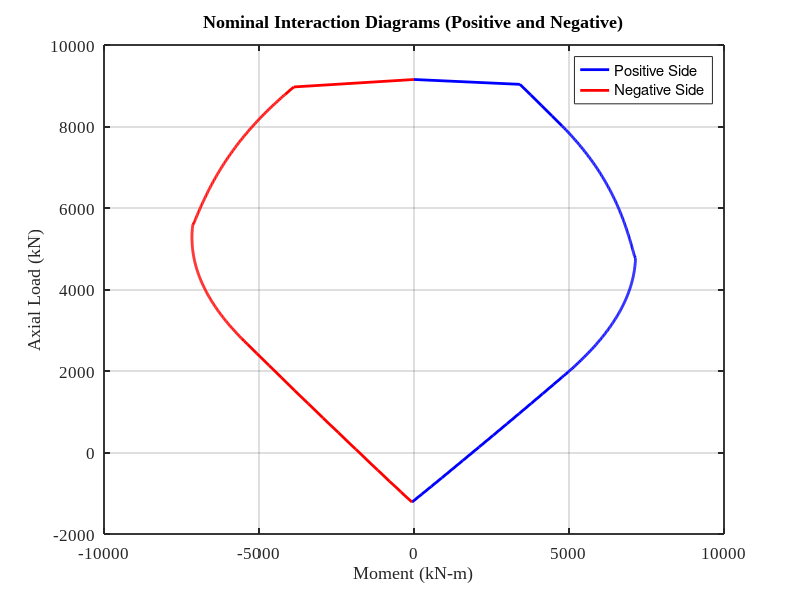
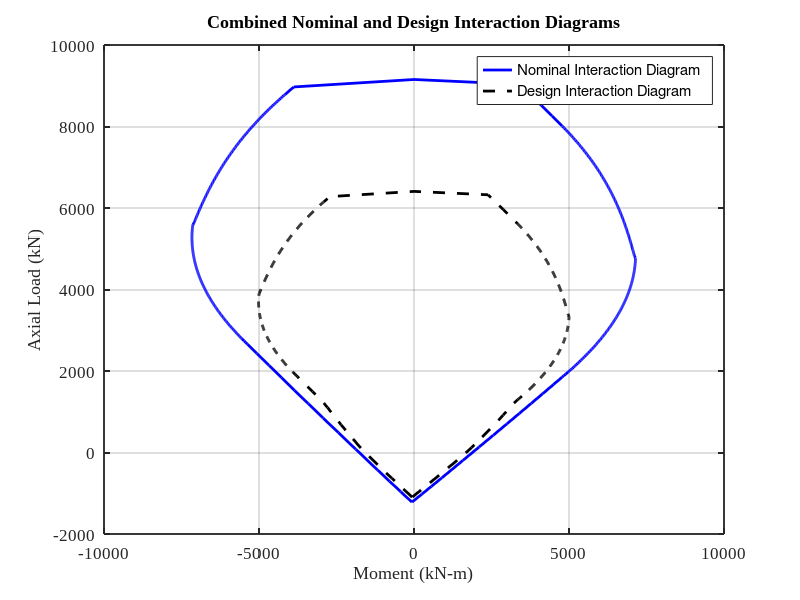

MATLAB code to generate these figures, in order: (Note: this script raises an error after producing the figures.)
% =========================================================================
% INTERACTION DIAGRAM GENERATOR FOR REINFORCED CONCRETE T-WALL SECTIONS
% =========================================================================
% 
% Author:  Victor Calderón (November 2019)
% Updated: Jefferson De la Cuba (February 2025) 
% ------------------------------------------------------------------------
% Academic/Professional Purpose: Generates nominal and design interaction 
% diagrams (P-M curves) for reinforced concrete T-walls per ACI 318. 
% Performs strain compatibility analysis and considers material nonlinearity.
%
% Inputs:
%   - Material Properties: 
%       • fpc = Concrete compressive strength [kg/cm²]
%       • fy = Steel yield strength [kg/cm²]
%       • Es = Steel elastic modulus [kg/cm²]
%   - Geometric Properties: 
%       • Cross-section dimensions (b_1, b_2, b_3, h_1, h_2, h_3) [cm]
%       • Reinforcement layout (As, eid arrays) [cm², cm]
%   - External Data: 
%       • C_M33.txt - Applied loads dataset [kN, kN-m] 
%         (Located in ../datasets directory)
% Outputs:
%   - PNG Figures: 
%       1. Nominal_Interaction_Diagram.png
%       2. Design_Interaction_Diagram.png 
%       3. Applied_Loads_Diagram.png
%   - Console: 
%       • Maximum axial capacity [kN]
%       • Validation messages for path handling


clear
close all
clc

%% Directory Configuration
[scriptPath, ~] = fileparts(mfilename('fullpath')); % Get current script path

% Configure output directory using path traversal
outputDir = fullfile(scriptPath, '..', 'outputs');
if ~exist(outputDir, 'dir')
    mkdir(outputDir);
    fprintf('Created output directory: %s\n', outputDir);
end

%% Interaction Diagram - T-Wall

% Element Properties
fpc = 210;           % Concrete compressive strength (kg/cm²)
beta_c = 0.85;       % Compression block factor for concrete
fy = 4200;           % Steel yield strength (kg/cm²)
Es = 2.0e+06;        % Modulus of elasticity of steel (kg/cm²)
ey = 0.0020;         % Steel yield strain (unit strain)
ecu = 0.003;         % Ultimate concrete compressive strain (per ACI-318)

% Geometric Properties (cm)
% Element 1: Top rectangle (smaller dimension)
% Element 2: Web
% Element 3: Bottom rectangle (larger dimension)
b_1 = 130;           % Width of Element 1 (cm)
b_2 = 10;            % Width of the web (cm)
b_3 = 172;           % Width of Element 3 (cm)
h_1 = 10;            % Height of Element 1 (cm)
h_2 = 285;           % Height of the web (cm)
h_3 = 10;            % Height of Element 3 (cm)
Ag = b_1*h_1 + b_2*h_2 + b_3*h_3;  % Gross area (cm²)

%% Reinforcement Distribution

n = 19;  % Number of reinforcement layers

% From top to bottom:
As = [9.41; 1.13; repmat(0.5,15,1); 1.13; 10.41];   % Reinforcement area per layer (cm²)
eid = [5; 5; 3; repmat(20,14,1); 2; 5];                % Spacing between bars (cm)
ei = [];  % Vertical positions of reinforcement (cm)

% Calculate cumulative vertical distances for reinforcement layers
for i = 1:length(eid)-1
    ei(1) = eid(1);
    ei = [ei, ei(i) + eid(i+1)];
end
ei = ei';

n_c = 1; % Increment for neutral axis depth

%% Compression Analysis

% Calculate the centroid of the gross section (from top to bottom)
y_c_1 = ((b_1*h_1^2)/2 + b_2*h_2*(h_1 + h_2/2) + b_3*h_3*(h_1 + h_2 + h_3/2)) / ...
        (b_1*h_1 + b_2*h_2 + b_3*h_3);
y_c_2 = (h_1 + h_2 + h_3) - y_c_1;

% Define the range for the neutral axis depth 'c' (cm)
c = 0.00001:n_c:(h_1+h_2+h_3) + 0.6*(h_1+h_2+h_3);  % Adjust this range as needed

e_i_a = [];  % Array to store strains in reinforcement layers

% Prepare arrays for the reversed reinforcement distribution (for the negative side)
As_2 = [];
ei_2 = [];
As_1 = As;  % Backup of the original reinforcement distribution

for i_3 = 0:length(As)-1
    As_2 = [As_2; As(n - i_3)];
    ei_2 = [ei_2; (h_1 + h_2 + h_3) - ei(n - i_3)];
end

flag = 0;

% Maximum compression load with stirrups (kN)
force_conversion = 101.97; % Conversion factor from kgf to kN
moment_conversion = 10197; % Conversion factor from kgf·cm to kN·m

P_n_max = 0.8 * (0.85 * fpc * (Ag - sum(As)) + fy * sum(As)) / force_conversion;  % (kN)
lim_1 = h_1;
lim_2 = h_1 + h_2;

while flag == 0 || flag == 1
    % Initialize arrays for each neutral axis depth iteration
    a = zeros(length(c),1);
    P_n = zeros(length(c),1);
    P_real = zeros(length(c),1);
    M_n = zeros(length(c),1);
    M_real = zeros(length(c),1);
    phi_Mn = zeros(length(c),1);
    phi_Pn = zeros(length(c),1);

    for i = 1:length(c)
        e_i = zeros(length(As),1);
        f_s = zeros(length(As),1);
        ms_i = zeros(length(As),1);

        a(i) = c(i) * beta_c;

        for i_1 = 1:length(As)
            % Calculate strain in the reinforcement bars
            e_i(i_1) = ecu * (ei(i_1) - c(i)) / c(i);
            % Note: Negative indicates compression; positive indicates tension

            % Calculate force in the reinforcement layer (kg)
            if abs(e_i(i_1)) > ey
                if e_i(i_1) > 0
                    f_s(i_1) = fy * As(i_1);
                else
                    f_s(i_1) = -fy * As(i_1);
                end
            else
                f_s(i_1) = Es * e_i(i_1) * As(i_1);
            end

            % Calculate the concrete compression force (kg)
            if a(i) < lim_1
                P_con = 0.85 * fpc * a(i) * b_1;
            elseif a(i) >= lim_1 && a(i) < lim_2
                P_con_1 = 0.85 * fpc * h_1 * b_1;
                P_con_2 = 0.85 * fpc * (a(i) - h_1) * b_2;
                P_con = P_con_1 + P_con_2;
            elseif a(i) >= lim_2
                P_con_1 = 0.85 * fpc * b_1 * h_1;
                P_con_2 = 0.85 * fpc * h_2 * b_2;
                P_con_3 = 0.85 * fpc * b_3 * (a(i) - (h_1 + h_2));
                P_con = P_con_1 + P_con_2 + P_con_3;
            end

            % Calculate the moment contribution from the reinforcement layer (kg-cm)
            ms_i(i_1) = f_s(i_1) * (y_c_1 - ei(i_1));
        end

        % Store the strains for this neutral axis depth
        e_i_a = [e_i_a; e_i'];

        % Calculate the nominal moment (M_n) in kN-m
        if a(i) < lim_1
            M_real(i) = (P_con * (y_c_1 - a(i)/2) - sum(ms_i)) / moment_conversion;
        elseif a(i) >= lim_1 && a(i) < lim_2
            M_real(i) = (P_con_1 * (y_c_1 - h_1/2) + P_con_2 * (y_c_1 - (a(i) + h_1)/2) - sum(ms_i)) / moment_conversion;
        elseif a(i) >= lim_2
            M_real(i) = (P_con_1 * (y_c_1 - h_1/2) + P_con_2 * (y_c_1 - (h_1 + h_2/2)) + ...
                         P_con_3 * (y_c_1 - (a(i) + h_1 + h_2)/2) - sum(ms_i)) / moment_conversion;
        end

        % Calculate the total axial force (P_n) in kN 
        % (compression is positive; tension is negative)
        P_real(i) = (P_con - sum(f_s)) / force_conversion;
        
        if P_n_max >= P_real(i)
            P_n(i) = P_real(i);
            M_n(i) = M_real(i);
        else
            M_n(i) = 0;
            P_n(i) = P_n_max;
        end
    end
    
    % Additional calculations for beam (viga) effects
    P_viga = 0.1 * fpc * Ag / force_conversion;  % (kN)
    M_b = max(M_n);
    p_1 = find(M_n == M_b);  % Index of maximum moment
    P_b = P_n(p_1);
    
    P_tran_1 = P_viga / 0.7;  % For walls with stirrups
    P_tran_2 = P_b / 0.7;
    
    P_tran = min(P_tran_1, P_tran_2);
    
    % Calculate phi factors and the design strengths
    for i_5 = 1:length(c)
        phi = 0.9 - 0.2 * P_n(i_5) / P_tran;
        if phi <= 0.7
            phi = 0.7;
        elseif phi >= 0.9
            phi = 0.9;
        end
        phi_Mn(i_5) = M_n(i_5) * phi;
        phi_Pn(i_5) = P_n(i_5) * phi;
    end
    
    % Store data from the positive and negative side iterations
    flag = flag + 1;
    
    if flag == 1  % First iteration: positive side
        M_n_pos = M_n;
        P_n_pos = P_n;
        e_i_a_pos = e_i_a;
        
        phi_Mn_pos = phi_Mn;
        phi_Pn_pos = phi_Pn;
        
        % Prepare for the negative side by reversing the reinforcement distribution and geometry
        As = As_2;
        ei = ei_2;
        h_1_r = h_1;
        h_2_r = h_2;
        h_3_r = h_3;
        h_1 = h_3_r;
        h_2 = h_2_r;
        h_3 = h_1_r;
        b_1_r = b_1;
        b_2_r = b_2;
        b_3_r = b_3;
        b_1 = b_3_r;
        b_2 = b_2_r;
        b_3 = b_1_r;
        y_c_1 = y_c_2;
        
    else  % Second iteration: negative side
        M_n_neg = -M_n;
        P_n_neg = P_n;
        e_i_a_neg = e_i_a;
        
        phi_Mn_neg = -phi_Mn;
        phi_Pn_neg = phi_Pn;
    end
end

% Reverse the positive side arrays for proper closure of the interaction diagram
M_n_pos_graf = [];
P_n_pos_graf = [];
phi_M_n_pos_graf = [];
phi_P_n_pos_graf = [];
n_3 = length(M_n_pos);

for i_4 = 0:n_3-1
    M_n_pos_graf = [M_n_pos_graf; M_n_pos(n_3 - i_4)];
    P_n_pos_graf = [P_n_pos_graf; P_n_pos(n_3 - i_4)];
    phi_M_n_pos_graf = [phi_M_n_pos_graf; phi_Mn_pos(n_3 - i_4)];
    phi_P_n_pos_graf = [phi_P_n_pos_graf; phi_Pn_pos(n_3 - i_4)];
end

% Concatenate the negative and positive parts of the diagram
M_n_graf = [M_n_neg; M_n_pos_graf];
P_n_graf = [P_n_neg; P_n_pos_graf];

phi_M_n_graf = [phi_Mn_neg; phi_M_n_pos_graf];
phi_P_n_graf = [phi_Pn_neg; phi_P_n_pos_graf];

%% Plotting the Interaction Diagrams

% Figure 1: Nominal Interaction Diagrams for Positive and Negative Sides
figure
plot(M_n_pos, P_n_pos, 'b-', 'LineWidth', 2, 'DisplayName', 'Positive Side')
hold on
plot(M_n_neg, P_n_neg, 'r-', 'LineWidth', 2, 'DisplayName', 'Negative Side')
grid on
xlabel('Moment (kN-m)', 'FontSize', 14, 'FontName', 'Times New Roman');
ylabel('Axial Load (kN)', 'FontSize', 14, 'FontName', 'Times New Roman');
title('Nominal Interaction Diagrams (Positive and Negative)', 'FontSize', 14, 'FontName', 'Times New Roman');
legend('Location','Best')
set(gca, 'LineWidth', 1.3, 'FontSize', 12, 'FontName', 'Times New Roman')

print('-dpng', '-r300')
close(gcf)  % Prevent memory buildup

% Figure 2: Combined Nominal and Design Interaction Diagrams
figure
plot(M_n_graf, P_n_graf, 'b-', 'LineWidth', 2, 'DisplayName', 'Nominal Interaction Diagram')
hold on
plot(phi_M_n_graf, phi_P_n_graf, 'k--', 'LineWidth', 2, 'DisplayName', 'Design Interaction Diagram')
grid on
xlabel('Moment (kN-m)', 'FontSize', 14, 'FontName', 'Times New Roman');
ylabel('Axial Load (kN)', 'FontSize', 14, 'FontName', 'Times New Roman');
title('Combined Nominal and Design Interaction Diagrams', 'FontSize', 14, 'FontName', 'Times New Roman');
legend('Location','Best')
set(gca, 'LineWidth', 1.3, 'FontSize', 12, 'FontName', 'Times New Roman')

print( '-dpng', '-r300')
close(gcf)  % Prevent memory buildup

%% Applied Loads on the Wall

% Define relative paths for the dataset and outputs folders
datasetDir = fullfile('..', 'datasets');
outputDir  = fullfile('..', 'outputs');

% Load applied load data (assumed to be in the "datasets" folder)
data = load(fullfile(datasetDir, 'C_M33.txt'));
P_u_M33 = data(:,1);  % Applied axial loads (kN)
M_u_M33 = data(:,2);  % Applied moments (kN-m)
sz = 15;              % Marker size for the scatter plot

x_lim = 8*10^3;       % x-axis limit for moment (kN-m)
y_lim_sup = 1*10^4;   % Upper y-axis limit for axial load (kN)
y_lim_inf = 2*10^3; % Lower y-axis limit for axial load (kN)

figure
p1 = plot(M_n_graf, P_n_graf, 'Color', [0 0.8 1], 'LineWidth', 2, 'DisplayName', 'Nominal Interaction Diagram');
hold on
p2 = plot(phi_M_n_graf, phi_P_n_graf, '--', 'Color', [0 0.8 1], 'LineWidth', 2, 'DisplayName', 'Design Interaction Diagram');
hold on
p3 = scatter(M_u_M33, P_u_M33, sz, 'MarkerEdgeColor', [0.7 0.7 0.7], ...
    'MarkerFaceColor', [0.7 0.7 0.7], 'LineWidth', 0.01, 'DisplayName', 'Applied Loads');
hold on
% Plot zero axial load and zero moment reference lines
plot([-x_lim x_lim], [0 0], 'k', 'LineWidth', 0.9)
plot([0 0], [-y_lim_inf y_lim_sup], 'k', 'LineWidth', 0.9)
grid on
xticks(-x_lim:2*10^3:x_lim);
yticks(-y_lim_inf:2*10^3:y_lim_sup);
xlabel('Moment (kN-m)', 'FontSize', 14, 'FontName', 'Times New Roman');
ylabel('Axial Load (kN)', 'FontSize', 14, 'FontName', 'Times New Roman');
title('Interaction Diagram with Applied Loads', 'FontSize', 14, 'FontName', 'Times New Roman');
ytickformat('%.0f')  % Format tick labels on the y-axis
ax = gca;
ax.YAxis.Exponent = 0; % Set exponent for y-axis tick labels
ax.XAxis.Exponent = 0; % Set exponent for x-axis tick labels
box off
set(gca, 'LineWidth', 1.3, 'FontSize', 12, 'FontName', 'Times New Roman')
axis([-x_lim x_lim -y_lim_inf y_lim_sup])
legend('Nominal', 'Factored','Applied Loads', 'Location', 'Best')

print(fullfile(outputDir, 'Interaction_Diagram_with_Applied_Loads'), '-dpng', '-r300')
fprintf('Saved: Interaction_Diagram_with_Applied_Loads.png\n');
close(gcf)  % Prevent memory buildup

%% Calculation of Maximum Axial Load
Pu_Nch = Ag * fpc * 0.3 / force_conversion;  % Maximum axial load (kN)
%% Final Outputs
fprintf('\nMaximum Axial Capacity: %.2f kN\n', Pu_Nch);
fprintf('The output saved to: %s\n', outputDir);
